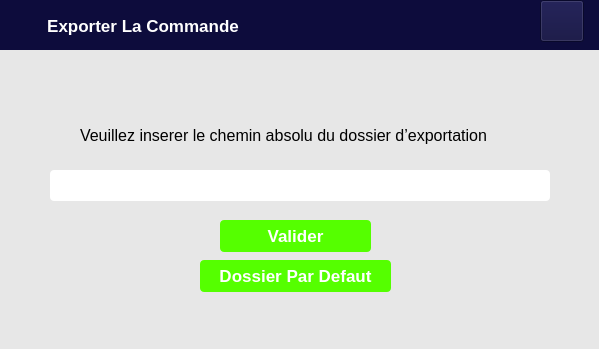
<?xml version="1.0" encoding="UTF-8"?>
<ui version="4.0">
 <class>Form</class>
 <widget class="QWidget" name="Form">
  <property name="geometry">
   <rect>
    <x>0</x>
    <y>0</y>
    <width>599</width>
    <height>349</height>
   </rect>
  </property>
  <property name="windowTitle">
   <string>Form</string>
  </property>
  <widget class="QLabel" name="label_2">
   <property name="geometry">
    <rect>
     <x>0</x>
     <y>0</y>
     <width>600</width>
     <height>51</height>
    </rect>
   </property>
   <property name="font">
    <font>
     <pointsize>13</pointsize>
     <weight>75</weight>
     <bold>true</bold>
    </font>
   </property>
   <property name="styleSheet">
    <string notr="true">color:rgb(255, 255, 255);
background-color:rgb(13,12,60)</string>
   </property>
   <property name="text">
    <string>          Exporter La Commande</string>
   </property>
  </widget>
  <widget class="QLabel" name="label">
   <property name="geometry">
    <rect>
     <x>0</x>
     <y>50</y>
     <width>600</width>
     <height>300</height>
    </rect>
   </property>
   <property name="styleSheet">
    <string notr="true">background-color:rgb(231, 231, 231)</string>
   </property>
   <property name="text">
    <string/>
   </property>
  </widget>
  <widget class="QLabel" name="label_3">
   <property name="geometry">
    <rect>
     <x>80</x>
     <y>120</y>
     <width>431</width>
     <height>31</height>
    </rect>
   </property>
   <property name="font">
    <font>
     <pointsize>12</pointsize>
    </font>
   </property>
   <property name="text">
    <string>Veuillez inserer le chemin absolu du dossier d’exportation</string>
   </property>
  </widget>
  <widget class="QLineEdit" name="lineEdit">
   <property name="geometry">
    <rect>
     <x>50</x>
     <y>170</y>
     <width>500</width>
     <height>31</height>
    </rect>
   </property>
   <property name="font">
    <font>
     <pointsize>13</pointsize>
    </font>
   </property>
   <property name="styleSheet">
    <string notr="true">border-radius:4px</string>
   </property>
   <property name="text">
    <string/>
   </property>
  </widget>
  <widget class="QPushButton" name="pushButton">
   <property name="geometry">
    <rect>
     <x>220</x>
     <y>220</y>
     <width>151</width>
     <height>32</height>
    </rect>
   </property>
   <property name="font">
    <font>
     <pointsize>13</pointsize>
     <weight>75</weight>
     <bold>true</bold>
    </font>
   </property>
   <property name="styleSheet">
    <string notr="true">background-color:rgb(85, 255, 0);
 color:rgb(255, 255, 255);
border-radius:4px</string>
   </property>
   <property name="text">
    <string>Valider</string>
   </property>
  </widget>
  <widget class="QPushButton" name="pushButton_2">
   <property name="geometry">
    <rect>
     <x>200</x>
     <y>260</y>
     <width>191</width>
     <height>32</height>
    </rect>
   </property>
   <property name="font">
    <font>
     <pointsize>13</pointsize>
     <weight>75</weight>
     <bold>true</bold>
    </font>
   </property>
   <property name="styleSheet">
    <string notr="true">background-color:rgb(85, 255, 0);
 color:rgb(255, 255, 255);
border-radius:4px</string>
   </property>
   <property name="text">
    <string>Dossier Par Defaut</string>
   </property>
  </widget>
  <widget class="QPushButton" name="pushButton_3">
   <property name="geometry">
    <rect>
     <x>690</x>
     <y>0</y>
     <width>44</width>
     <height>42</height>
    </rect>
   </property>
   <property name="styleSheet">
    <string notr="true">background-image:url(:/newPrefix/PFA Dev/icons8-personne-homme-40.png);
background-repeat: no-repeat;
background-color:rgb(13,12,60)</string>
   </property>
   <property name="text">
    <string/>
   </property>
  </widget>
  <widget class="QPushButton" name="pushButton_7">
   <property name="geometry">
    <rect>
     <x>540</x>
     <y>0</y>
     <width>44</width>
     <height>42</height>
    </rect>
   </property>
   <property name="styleSheet">
    <string notr="true">background-image:url(:/newPrefix/PFA Dev/icons8-personne-homme-40.png);
background-repeat: no-repeat;
background-color:rgb(13,12,60)</string>
   </property>
   <property name="text">
    <string/>
   </property>
  </widget>
 </widget>
 <resources>
  <include location="../ferf.qrc"/>
 </resources>
 <connections/>
</ui>
